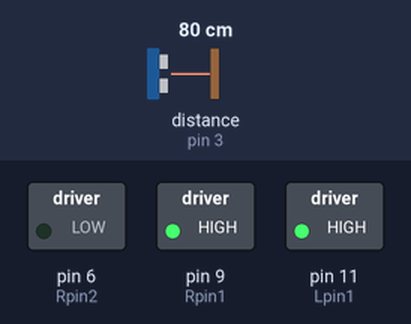
A sketch run on a simulated Arduino Uno, built with avr-gcc and run on an emulated ATmega328P. Parts: switched loads named in the sketch (green lamp = pin HIGH). Inputs (shaded band) come from the test bench; at power-on: distance to the obstacle (sensor on pin 3) 80 cm. The echo pulse lasts 58.3 µs per cm.

Above: at 1.2 s.
1.3 s: distance to the obstacle (sensor on pin 3) set to 23 cm
2.8 s: distance to the obstacle (sensor on pin 3) set to 19 cm
At 4.0 s:
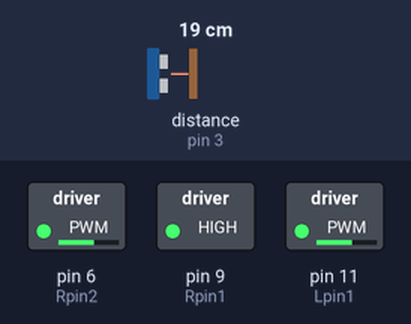
4.3 s: distance to the obstacle (sensor on pin 3) set to 35 cm
At 5.2 s:
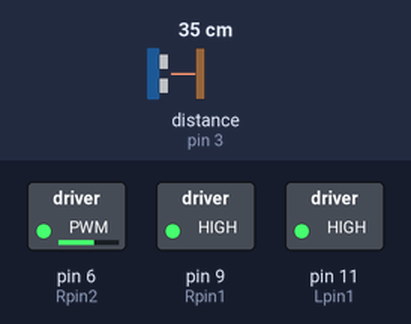
5.8 s: distance to the obstacle (sensor on pin 3) set to 2 cm
At 6.3 s:
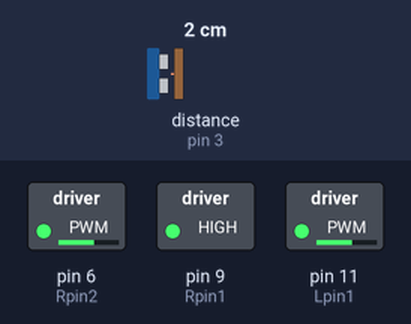
7.3 s: distance to the obstacle (sensor on pin 3) set to 60 cm
At 8.7 s:
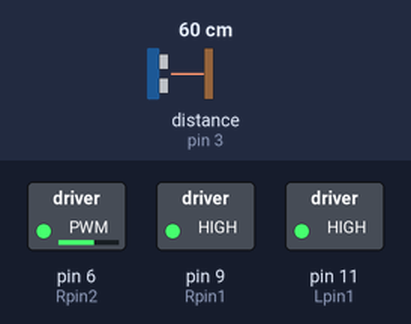
Timing chart, 0 to 9.8 s (numbered marks = the images above; inputs shaded):
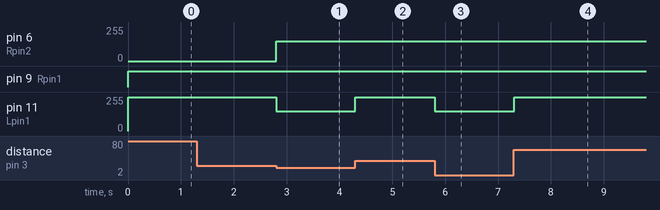

The sketch:

motorTest.ino
```cpp
#include <NewPing.h>

#define TRIGGER_PIN  4  // Arduino pin tied to trigger pin on the ultrasonic sensor.
#define ECHO_PIN     3  // Arduino pin tied to echo pin on the ultrasonic sensor.
#define MAX_DISTANCE 200 // Maximum distance we want to ping for (in centimeters). Maximum sensor distance is rated at 400-500cm.

NewPing sonar(TRIGGER_PIN, ECHO_PIN, MAX_DISTANCE);

class MOTORS
{
  private:
    const int Lpin1 = 11;
    const int Lpin2 = 10;
    const int Rpin1 = 9;
    const int Rpin2 = 6;

  public:
    void setLeft(int speed)
    {
      this->setMotor(this->Lpin1, this->Lpin2, speed);
    };

    void setRight(int speed)
    {
      this->setMotor(this->Rpin1, this->Rpin2, speed);
    }

    void setMotor(int pin1, int pin2, int speed)
    {
      if(speed > 0)
      {
        pinMode(pin1, OUTPUT);
        pinMode(pin2, INPUT);
        analogWrite(pin1, speed);
      }
      else if(speed < 0)
      {
        pinMode(pin1, INPUT);
        pinMode(pin2, OUTPUT);
        analogWrite(pin2, abs(speed));
      }
    };
} Motors;

void setup()
{
  Serial.begin(9600);
}

void loop()
{
  int distance = sonar.ping_cm();
  if(distance > 20 || distance == 0)
  {
    Motors.setLeft(255);
    Motors.setRight(255);
  }
  else
  {
    Motors.setLeft(150);
    Motors.setRight(-150);
  }
}
```

Measured:
- the behaviour switches between 21 and 20 cm on distance to the obstacle (sensor on pin 3) (found by bisection; images 0 and 1)
- after the input at 1.3 s, every drawn part: stays the same
- after the input at 2.8 s, pin 6 (Rpin2): 0/255 → 150/255 at once; pin 11 (Lpin1): 255/255 → 150/255 at once
- after the input at 4.3 s, pin 11 (Lpin1): 150/255 → 255/255 at once
- after the input at 5.8 s, pin 11 (Lpin1): 255/255 → 150/255 at once
- after the input at 7.3 s, pin 11 (Lpin1): 150/255 → 255/255 at once
